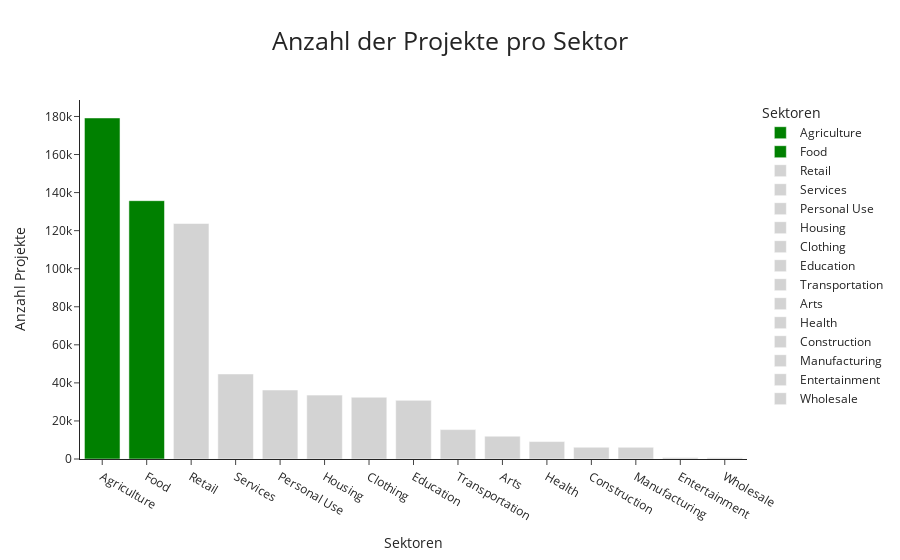

The code cell stored with this chart in its notebook:
### Markdown cell above
Jetzt erstelle ich ein bar chart auf Basis dieses df. Mit einem bar chart kann man Verhältnisse von mehreren Gruppen gut erkennen.

### Code cell
# bar chart erstellen
bar_sectors = px.bar(
    data_frame=df_nr_of_projects,
    x='sector',
    y='number_of_projects',
    template='simple_white',                           # Template ändern
    color='sector',                                    # Farbe abhängig vom Sektor
    color_discrete_sequence=['lightgray'],             # zunächst jeden Sektor grau einfärben
    color_discrete_map={'Agriculture': 'green',        # dann die ersten zwei grün hervorheben
                        'Food': 'green'},
    labels={'number_of_projects': 'Anzahl Projekte',   # die Beschriftung anpassen
            'sector': 'Sektoren'},
    title='Anzahl der Projekte pro Sektor'             # Titel erstellen
)

# Titel des bar charts anpassen
bar_sectors.update_layout(
    title_x=0.5,
    title_font=dict(size=25),
    legend=dict(font=dict(size= 12))
)

# bar chart anzeigen
bar_sectors.show()

### Figure 1 — Plotly figure (JSON) as saved in the notebook; plotly's stock layout.template omitted (floating-point values rounded to 4 significant figures)
{"data": [{"alignmentgroup": "True", "hovertemplate": "Sektoren=%{x}<br>Anzahl Projekte=%{y}<extra></extra>", "legendgroup": "Agriculture", "marker": {"color": "green", "pattern": {"shape": ""}}, "name": "Agriculture", "offsetgroup": "Agriculture", "orientation": "v", "showlegend": true, "textposition": "auto", "type": "bar", "x": ["Agriculture"], "xaxis": "x", "y": [179224], "yaxis": "y"}, {"alignmentgroup": "True", "hovertemplate": "Sektoren=%{x}<br>Anzahl Projekte=%{y}<extra></extra>", "legendgroup": "Food", "marker": {"color": "green", "pattern": {"shape": ""}}, "name": "Food", "offsetgroup": "Food", "orientation": "v", "showlegend": true, "textposition": "auto", "type": "bar", "x": ["Food"], "xaxis": "x", "y": [135749], "yaxis": "y"}, {"alignmentgroup": "True", "hovertemplate": "Sektoren=%{x}<br>Anzahl Projekte=%{y}<extra></extra>", "legendgroup": "Retail", "marker": {"color": "lightgray", "pattern": {"shape": ""}}, "name": "Retail", "offsetgroup": "Retail", "orientation": "v", "showlegend": true, "textposition": "auto", "type": "bar", "x": ["Retail"], "xaxis": "x", "y": [123758], "yaxis": "y"}, {"alignmentgroup": "True", "hovertemplate": "Sektoren=%{x}<br>Anzahl Projekte=%{y}<extra></extra>", "legendgroup": "Services", "marker": {"color": "lightgray", "pattern": {"shape": ""}}, "name": "Services", "offsetgroup": "Services", "orientation": "v", "showlegend": true, "textposition": "auto", "type": "bar", "x": ["Services"], "xaxis": "x", "y": [44699], "yaxis": "y"}, {"alignmentgroup": "True", "hovertemplate": "Sektoren=%{x}<br>Anzahl Projekte=%{y}<extra></extra>", "legendgroup": "Personal Use", "marker": {"color": "lightgray", "pattern": {"shape": ""}}, "name": "Personal Use", "offsetgroup": "Personal Use", "orientation": "v", "showlegend": true, "textposition": "auto", "type": "bar", "x": ["Personal Use"], "xaxis": "x", "y": [36247], "yaxis": "y"}, {"alignmentgroup": "True", "hovertemplate": "Sektoren=%{x}<br>Anzahl Projekte=%{y}<extra></extra>", "legendgroup": "Housing", "marker": {"color": "lightgray", "pattern": {"shape": ""}}, "name": "Housing", "offsetgroup": "Housing", "orientation": "v", "showlegend": true, "textposition": "auto", "type": "bar", "x": ["Housing"], "xaxis": "x", "y": [33571], "yaxis": "y"}, {"alignmentgroup": "True", "hovertemplate": "Sektoren=%{x}<br>Anzahl Projekte=%{y}<extra></extra>", "legendgroup": "Clothing", "marker": {"color": "lightgray", "pattern": {"shape": ""}}, "name": "Clothing", "offsetgroup": "Clothing", "orientation": "v", "showlegend": true, "textposition": "auto", "type": "bar", "x": ["Clothing"], "xaxis": "x", "y": [32480], "yaxis": "y"}, {"alignmentgroup": "True", "hovertemplate": "Sektoren=%{x}<br>Anzahl Projekte=%{y}<extra></extra>", "legendgroup": "Education", "marker": {"color": "lightgray", "pattern": {"shape": ""}}, "name": "Education", "offsetgroup": "Education", "orientation": "v", "showlegend": true, "textposition": "auto", "type": "bar", "x": ["Education"], "xaxis": "x", "y": [30837], "yaxis": "y"}, {"alignmentgroup": "True", "hovertemplate": "Sektoren=%{x}<br>Anzahl Projekte=%{y}<extra></extra>", "legendgroup": "Transportation", "marker": {"color": "lightgray", "pattern": {"shape": ""}}, "name": "Transportation", "offsetgroup": "Transportation", "orientation": "v", "showlegend": true, "textposition": "auto", "type": "bar", "x": ["Transportation"], "xaxis": "x", "y": [15455], "yaxis": "y"}, {"alignmentgroup": "True", "hovertemplate": "Sektoren=%{x}<br>Anzahl Projekte=%{y}<extra></extra>", "legendgroup": "Arts", "marker": {"color": "lightgray", "pattern": {"shape": ""}}, "name": "Arts", "offsetgroup": "Arts", "orientation": "v", "showlegend": true, "textposition": "auto", "type": "bar", "x": ["Arts"], "xaxis": "x", "y": [11994], "yaxis": "y"}, {"alignmentgroup": "True", "hovertemplate": "Sektoren=%{x}<br>Anzahl Projekte=%{y}<extra></extra>", "legendgroup": "Health", "marker": {"color": "lightgray", "pattern": {"shape": ""}}, "name": "Health", "offsetgroup": "Health", "orientation": "v", "showlegend": true, "textposition": "auto", "type": "bar", "x": ["Health"], "xaxis": "x", "y": [9172], "yaxis": "y"}, {"alignmentgroup": "True", "hovertemplate": "Sektoren=%{x}<br>Anzahl Projekte=%{y}<extra></extra>", "legendgroup": "Construction", "marker": {"color": "lightgray", "pattern": {"shape": ""}}, "name": "Construction", "offsetgroup": "Construction", "orientation": "v", "showlegend": true, "textposition": "auto", "type": "bar", "x": ["Construction"], "xaxis": "x", "y": [6194], "yaxis": "y"}, {"alignmentgroup": "True", "hovertemplate": "Sektoren=%{x}<br>Anzahl Projekte=%{y}<extra></extra>", "legendgroup": "Manufacturing", "marker": {"color": "lightgray", "pattern": {"shape": ""}}, "name": "Manufacturing", "offsetgroup": "Manufacturing", "orientation": "v", "showlegend": true, "textposition": "auto", "type": "bar", "x": ["Manufacturing"], "xaxis": "x", "y": [6158], "yaxis": "y"}, {"alignmentgroup": "True", "hovertemplate": "Sektoren=%{x}<br>Anzahl Projekte=%{y}<extra></extra>", "legendgroup": "Entertainment", "marker": {"color": "lightgray", "pattern": {"shape": ""}}, "name": "Entertainment", "offsetgroup": "Entertainment", "orientation": "v", "showlegend": true, "textposition": "auto", "type": "bar", "x": ["Entertainment"], "xaxis": "x", "y": [820], "yaxis": "y"}, {"alignmentgroup": "True", "hovertemplate": "Sektoren=%{x}<br>Anzahl Projekte=%{y}<extra></extra>", "legendgroup": "Wholesale", "marker": {"color": "lightgray", "pattern": {"shape": ""}}, "name": "Wholesale", "offsetgroup": "Wholesale", "orientation": "v", "showlegend": true, "textposition": "auto", "type": "bar", "x": ["Wholesale"], "xaxis": "x", "y": [626], "yaxis": "y"}], "layout": {"barmode": "relative", "legend": {"font": {"size": 12}, "title": {"text": "Sektoren"}, "tracegroupgap": 0}, "title": {"font": {"size": 25}, "text": "Anzahl der Projekte pro Sektor", "x": 0.5}, "xaxis": {"anchor": "y", "categoryarray": ["Agriculture", "Food", "Retail", "Services", "Personal Use", "Housing", "Clothing", "Education", "Transportation", "Arts", "Health", "Construction", "Manufacturing", "Entertainment", "Wholesale"], "categoryorder": "array", "domain": [0, 1], "title": {"text": "Sektoren"}}, "yaxis": {"anchor": "x", "domain": [0, 1], "title": {"text": "Anzahl Projekte"}}}}
